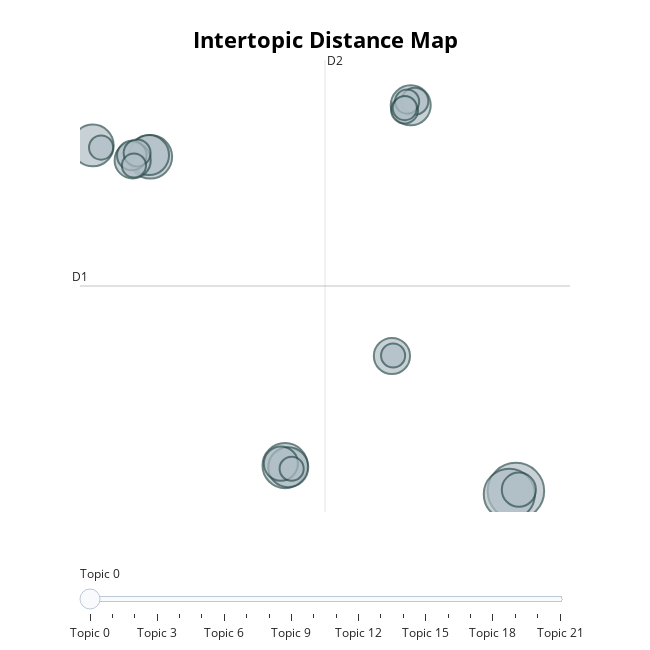

The notebook cell saved with this chart:
### Markdown cell above
### Distribution of Topics across Presidential Elections

### Code cell
BERT_topic_model.visualize_topics()

### Figure 1 — Plotly figure (JSON) as saved in the notebook; plotly's stock layout.template omitted (floating-point values rounded to 4 significant figures)
{"data": [{"customdata": [[0, "world | people | new | america | american", 22], [1, "america | americans | american | tonight | people", 18], [2, "government | states | united | law | year", 14], [3, "government | great | law | public | congress", 13], [4, "government | united | states | department | congress", 12], [5, "world | peace | nations | soviet | nation", 11], [6, "states | government | united | year | congress", 11], [7, "states | government | united | public | mexico", 11], [8, "new | people | america | help | americans", 9], [9, "states | congress | government | country | public", 9], [10, "world | government | free | great | states", 8], [11, "states | united | government | constitution | state", 8], [12, "states | government | public | general | subject", 6], [13, "years | world | peace | new | nations", 5], [14, "national | federal | reduction | public | ought", 5], [15, "bank | public | states | country | government", 5], [16, "america | people | budget | federal | americans", 4], [17, "world | economic | program | federal | nations", 4], [18, "war | shall | government | congress | present", 4], [19, "government | states | united | year | congress", 4], [20, "states | congress | united | public | government", 4], [21, "united | treaty | states | spain | year", 4]], "hovertemplate": "<b>Topic %{customdata[0]}</b><br>%{customdata[1]}<br>Size: %{customdata[2]}", "legendgroup": "", "marker": {"color": "#B0BEC5", "line": {"color": "DarkSlateGrey", "width": 2}, "size": [22, 18, 14, 13, 12, 11, 11, 11, 9, 9, 8, 8, 6, 5, 5, 5, 4, 4, 4, 4, 4, 4], "sizemode": "area", "sizeref": 0.01375, "symbol": "circle"}, "mode": "markers", "name": "", "orientation": "v", "showlegend": false, "type": "scatter", "x": [15.42, 15.12, 4.885, -1.258, -3.886, 10.62, 5.032, -1.32, 9.762, -2.066, 15.55, 4.695, -2.106, 10.81, 10.34, -1.863, 9.815, 10.45, 10.35, 5.186, -3.508, -2.008], "xaxis": "x", "y": [-11.04, -11.34, -8.603, 20.93, 22.02, 25.87, -8.75, 21.1, 1.88, 20.6, -10.9, -8.413, 21.05, 26.26, 25.42, 21.3, 1.933, 26.22, 25.59, -8.904, 21.82, 20.1], "yaxis": "y"}], "layout": {"annotations": [{"showarrow": false, "text": "D1", "x": -4.469, "y": 8.579, "yshift": 10}, {"showarrow": false, "text": "D2", "x": 6.708, "xshift": 10, "y": 30.2}], "height": 650, "hoverlabel": {"bgcolor": "white", "font": {"family": "Rockwell", "size": 16}}, "legend": {"itemsizing": "constant", "tracegroupgap": 0}, "margin": {"t": 60}, "shapes": [{"line": {"color": "#CFD8DC", "width": 2}, "type": "line", "x0": 6.708, "x1": 6.708, "y0": -13.04, "y1": 30.2}, {"line": {"color": "#9E9E9E", "width": 2}, "type": "line", "x0": -4.469, "x1": 17.89, "y0": 8.579, "y1": 8.579}], "sliders": [{"active": 0, "pad": {"t": 50}, "steps": [{"args": [{"marker.color": [["red", "#B0BEC5", "#B0BEC5", "#B0BEC5", "#B0BEC5", "#B0BEC5", "#B0BEC5", "#B0BEC5", "#B0BEC5", "#B0BEC5", "#B0BEC5", "#B0BEC5", "#B0BEC5", "#B0BEC5", "#B0BEC5", "#B0BEC5", "#B0BEC5", "#B0BEC5", "#B0BEC5", "#B0BEC5", "#B0BEC5", "#B0BEC5"]]}], "label": "Topic 0", "method": "update"}, {"args": [{"marker.color": [["#B0BEC5", "red", "#B0BEC5", "#B0BEC5", "#B0BEC5", "#B0BEC5", "#B0BEC5", "#B0BEC5", "#B0BEC5", "#B0BEC5", "#B0BEC5", "#B0BEC5", "#B0BEC5", "#B0BEC5", "#B0BEC5", "#B0BEC5", "#B0BEC5", "#B0BEC5", "#B0BEC5", "#B0BEC5", "#B0BEC5", "#B0BEC5"]]}], "label": "Topic 1", "method": "update"}, {"args": [{"marker.color": [["#B0BEC5", "#B0BEC5", "red", "#B0BEC5", "#B0BEC5", "#B0BEC5", "#B0BEC5", "#B0BEC5", "#B0BEC5", "#B0BEC5", "#B0BEC5", "#B0BEC5", "#B0BEC5", "#B0BEC5", "#B0BEC5", "#B0BEC5", "#B0BEC5", "#B0BEC5", "#B0BEC5", "#B0BEC5", "#B0BEC5", "#B0BEC5"]]}], "label": "Topic 2", "method": "update"}, {"args": [{"marker.color": [["#B0BEC5", "#B0BEC5", "#B0BEC5", "red", "#B0BEC5", "#B0BEC5", "#B0BEC5", "#B0BEC5", "#B0BEC5", "#B0BEC5", "#B0BEC5", "#B0BEC5", "#B0BEC5", "#B0BEC5", "#B0BEC5", "#B0BEC5", "#B0BEC5", "#B0BEC5", "#B0BEC5", "#B0BEC5", "#B0BEC5", "#B0BEC5"]]}], "label": "Topic 3", "method": "update"}, {"args": [{"marker.color": [["#B0BEC5", "#B0BEC5", "#B0BEC5", "#B0BEC5", "red", "#B0BEC5", "#B0BEC5", "#B0BEC5", "#B0BEC5", "#B0BEC5", "#B0BEC5", "#B0BEC5", "#B0BEC5", "#B0BEC5", "#B0BEC5", "#B0BEC5", "#B0BEC5", "#B0BEC5", "#B0BEC5", "#B0BEC5", "#B0BEC5", "#B0BEC5"]]}], "label": "Topic 4", "method": "update"}, {"args": [{"marker.color": [["#B0BEC5", "#B0BEC5", "#B0BEC5", "#B0BEC5", "#B0BEC5", "red", "#B0BEC5", "#B0BEC5", "#B0BEC5", "#B0BEC5", "#B0BEC5", "#B0BEC5", "#B0BEC5", "#B0BEC5", "#B0BEC5", "#B0BEC5", "#B0BEC5", "#B0BEC5", "#B0BEC5", "#B0BEC5", "#B0BEC5", "#B0BEC5"]]}], "label": "Topic 5", "method": "update"}, {"args": [{"marker.color": [["#B0BEC5", "#B0BEC5", "#B0BEC5", "#B0BEC5", "#B0BEC5", "#B0BEC5", "red", "#B0BEC5", "#B0BEC5", "#B0BEC5", "#B0BEC5", "#B0BEC5", "#B0BEC5", "#B0BEC5", "#B0BEC5", "#B0BEC5", "#B0BEC5", "#B0BEC5", "#B0BEC5", "#B0BEC5", "#B0BEC5", "#B0BEC5"]]}], "label": "Topic 6", "method": "update"}, {"args": [{"marker.color": [["#B0BEC5", "#B0BEC5", "#B0BEC5", "#B0BEC5", "#B0BEC5", "#B0BEC5", "#B0BEC5", "red", "#B0BEC5", "#B0BEC5", "#B0BEC5", "#B0BEC5", "#B0BEC5", "#B0BEC5", "#B0BEC5", "#B0BEC5", "#B0BEC5", "#B0BEC5", "#B0BEC5", "#B0BEC5", "#B0BEC5", "#B0BEC5"]]}], "label": "Topic 7", "method": "update"}, {"args": [{"marker.color": [["#B0BEC5", "#B0BEC5", "#B0BEC5", "#B0BEC5", "#B0BEC5", "#B0BEC5", "#B0BEC5", "#B0BEC5", "red", "#B0BEC5", "#B0BEC5", "#B0BEC5", "#B0BEC5", "#B0BEC5", "#B0BEC5", "#B0BEC5", "#B0BEC5", "#B0BEC5", "#B0BEC5", "#B0BEC5", "#B0BEC5", "#B0BEC5"]]}], "label": "Topic 8", "method": "update"}, {"args": [{"marker.color": [["#B0BEC5", "#B0BEC5", "#B0BEC5", "#B0BEC5", "#B0BEC5", "#B0BEC5", "#B0BEC5", "#B0BEC5", "#B0BEC5", "red", "#B0BEC5", "#B0BEC5", "#B0BEC5", "#B0BEC5", "#B0BEC5", "#B0BEC5", "#B0BEC5", "#B0BEC5", "#B0BEC5", "#B0BEC5", "#B0BEC5", "#B0BEC5"]]}], "label": "Topic 9", "method": "update"}, {"args": [{"marker.color": [["#B0BEC5", "#B0BEC5", "#B0BEC5", "#B0BEC5", "#B0BEC5", "#B0BEC5", "#B0BEC5", "#B0BEC5", "#B0BEC5", "#B0BEC5", "red", "#B0BEC5", "#B0BEC5", "#B0BEC5", "#B0BEC5", "#B0BEC5", "#B0BEC5", "#B0BEC5", "#B0BEC5", "#B0BEC5", "#B0BEC5", "#B0BEC5"]]}], "label": "Topic 10", "method": "update"}, {"args": [{"marker.color": [["#B0BEC5", "#B0BEC5", "#B0BEC5", "#B0BEC5", "#B0BEC5", "#B0BEC5", "#B0BEC5", "#B0BEC5", "#B0BEC5", "#B0BEC5", "#B0BEC5", "red", "#B0BEC5", "#B0BEC5", "#B0BEC5", "#B0BEC5", "#B0BEC5", "#B0BEC5", "#B0BEC5", "#B0BEC5", "#B0BEC5", "#B0BEC5"]]}], "label": "Topic 11", "method": "update"}, {"args": [{"marker.color": [["#B0BEC5", "#B0BEC5", "#B0BEC5", "#B0BEC5", "#B0BEC5", "#B0BEC5", "#B0BEC5", "#B0BEC5", "#B0BEC5", "#B0BEC5", "#B0BEC5", "#B0BEC5", "red", "#B0BEC5", "#B0BEC5", "#B0BEC5", "#B0BEC5", "#B0BEC5", "#B0BEC5", "#B0BEC5", "#B0BEC5", "#B0BEC5"]]}], "label": "Topic 12", "method": "update"}, {"args": [{"marker.color": [["#B0BEC5", "#B0BEC5", "#B0BEC5", "#B0BEC5", "#B0BEC5", "#B0BEC5", "#B0BEC5", "#B0BEC5", "#B0BEC5", "#B0BEC5", "#B0BEC5", "#B0BEC5", "#B0BEC5", "red", "#B0BEC5", "#B0BEC5", "#B0BEC5", "#B0BEC5", "#B0BEC5", "#B0BEC5", "#B0BEC5", "#B0BEC5"]]}], "label": "Topic 13", "method": "update"}, {"args": [{"marker.color": [["#B0BEC5", "#B0BEC5", "#B0BEC5", "#B0BEC5", "#B0BEC5", "#B0BEC5", "#B0BEC5", "#B0BEC5", "#B0BEC5", "#B0BEC5", "#B0BEC5", "#B0BEC5", "#B0BEC5", "#B0BEC5", "red", "#B0BEC5", "#B0BEC5", "#B0BEC5", "#B0BEC5", "#B0BEC5", "#B0BEC5", "#B0BEC5"]]}], "label": "Topic 14", "method": "update"}, {"args": [{"marker.color": [["#B0BEC5", "#B0BEC5", "#B0BEC5", "#B0BEC5", "#B0BEC5", "#B0BEC5", "#B0BEC5", "#B0BEC5", "#B0BEC5", "#B0BEC5", "#B0BEC5", "#B0BEC5", "#B0BEC5", "#B0BEC5", "#B0BEC5", "red", "#B0BEC5", "#B0BEC5", "#B0BEC5", "#B0BEC5", "#B0BEC5", "#B0BEC5"]]}], "label": "Topic 15", "method": "update"}, {"args": [{"marker.color": [["#B0BEC5", "#B0BEC5", "#B0BEC5", "#B0BEC5", "#B0BEC5", "#B0BEC5", "#B0BEC5", "#B0BEC5", "#B0BEC5", "#B0BEC5", "#B0BEC5", "#B0BEC5", "#B0BEC5", "#B0BEC5", "#B0BEC5", "#B0BEC5", "red", "#B0BEC5", "#B0BEC5", "#B0BEC5", "#B0BEC5", "#B0BEC5"]]}], "label": "Topic 16", "method": "update"}, {"args": [{"marker.color": [["#B0BEC5", "#B0BEC5", "#B0BEC5", "#B0BEC5", "#B0BEC5", "#B0BEC5", "#B0BEC5", "#B0BEC5", "#B0BEC5", "#B0BEC5", "#B0BEC5", "#B0BEC5", "#B0BEC5", "#B0BEC5", "#B0BEC5", "#B0BEC5", "#B0BEC5", "red", "#B0BEC5", "#B0BEC5", "#B0BEC5", "#B0BEC5"]]}], "label": "Topic 17", "method": "update"}, {"args": [{"marker.color": [["#B0BEC5", "#B0BEC5", "#B0BEC5", "#B0BEC5", "#B0BEC5", "#B0BEC5", "#B0BEC5", "#B0BEC5", "#B0BEC5", "#B0BEC5", "#B0BEC5", "#B0BEC5", "#B0BEC5", "#B0BEC5", "#B0BEC5", "#B0BEC5", "#B0BEC5", "#B0BEC5", "red", "#B0BEC5", "#B0BEC5", "#B0BEC5"]]}], "label": "Topic 18", "method": "update"}, {"args": [{"marker.color": [["#B0BEC5", "#B0BEC5", "#B0BEC5", "#B0BEC5", "#B0BEC5", "#B0BEC5", "#B0BEC5", "#B0BEC5", "#B0BEC5", "#B0BEC5", "#B0BEC5", "#B0BEC5", "#B0BEC5", "#B0BEC5", "#B0BEC5", "#B0BEC5", "#B0BEC5", "#B0BEC5", "#B0BEC5", "red", "#B0BEC5", "#B0BEC5"]]}], "label": "Topic 19", "method": "update"}, {"args": [{"marker.color": [["#B0BEC5", "#B0BEC5", "#B0BEC5", "#B0BEC5", "#B0BEC5", "#B0BEC5", "#B0BEC5", "#B0BEC5", "#B0BEC5", "#B0BEC5", "#B0BEC5", "#B0BEC5", "#B0BEC5", "#B0BEC5", "#B0BEC5", "#B0BEC5", "#B0BEC5", "#B0BEC5", "#B0BEC5", "#B0BEC5", "red", "#B0BEC5"]]}], "label": "Topic 20", "method": "update"}, {"args": [{"marker.color": [["#B0BEC5", "#B0BEC5", "#B0BEC5", "#B0BEC5", "#B0BEC5", "#B0BEC5", "#B0BEC5", "#B0BEC5", "#B0BEC5", "#B0BEC5", "#B0BEC5", "#B0BEC5", "#B0BEC5", "#B0BEC5", "#B0BEC5", "#B0BEC5", "#B0BEC5", "#B0BEC5", "#B0BEC5", "#B0BEC5", "#B0BEC5", "red"]]}], "label": "Topic 21", "method": "update"}]}], "title": {"font": {"color": "Black", "size": 22}, "text": "<b>Intertopic Distance Map</b>", "x": 0.5, "xanchor": "center", "y": 0.95, "yanchor": "top"}, "width": 650, "xaxis": {"anchor": "y", "domain": [0, 1], "range": [-4.469, 17.89], "title": {"text": ""}, "visible": false}, "yaxis": {"anchor": "x", "domain": [0, 1], "range": [-13.04, 30.2], "title": {"text": ""}, "visible": false}}}
